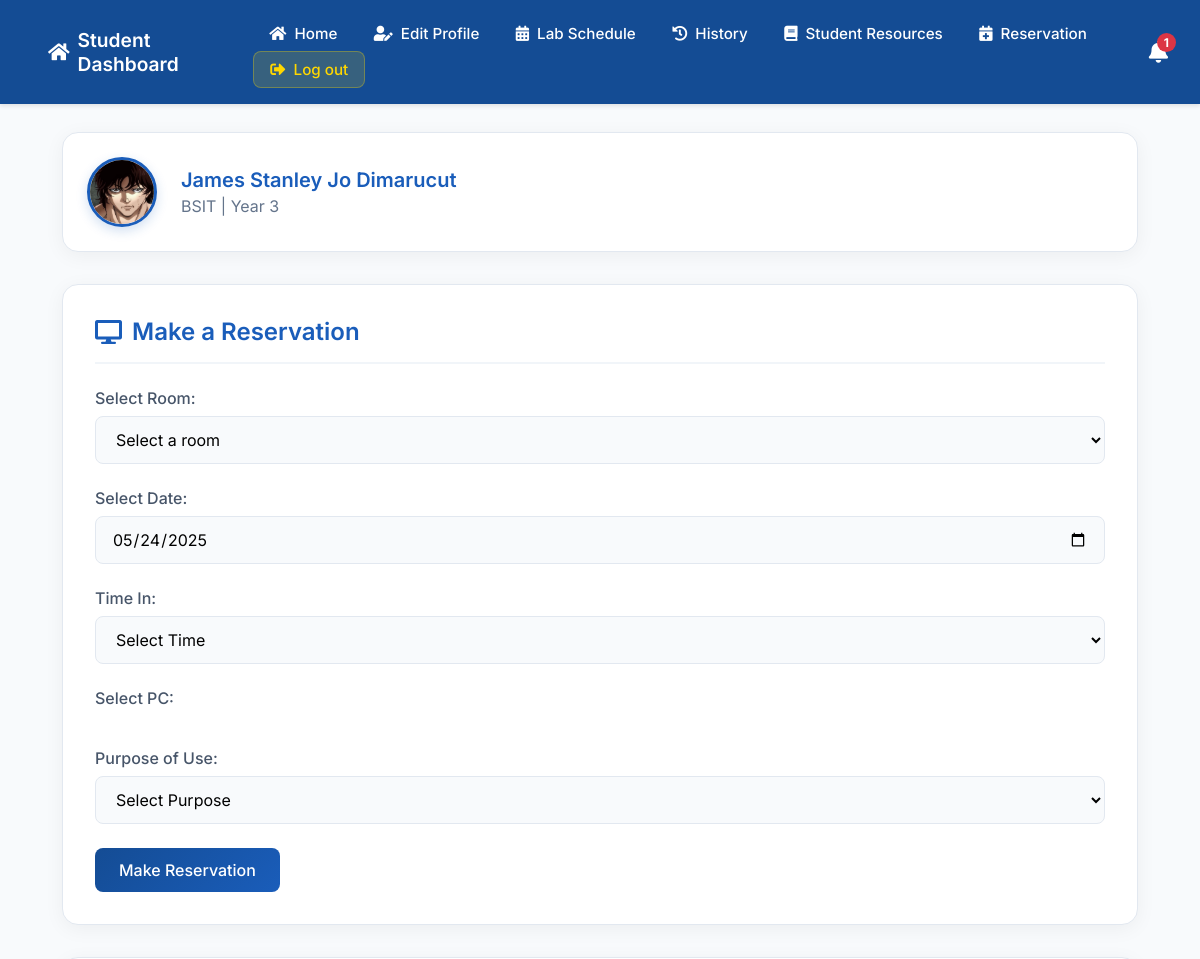
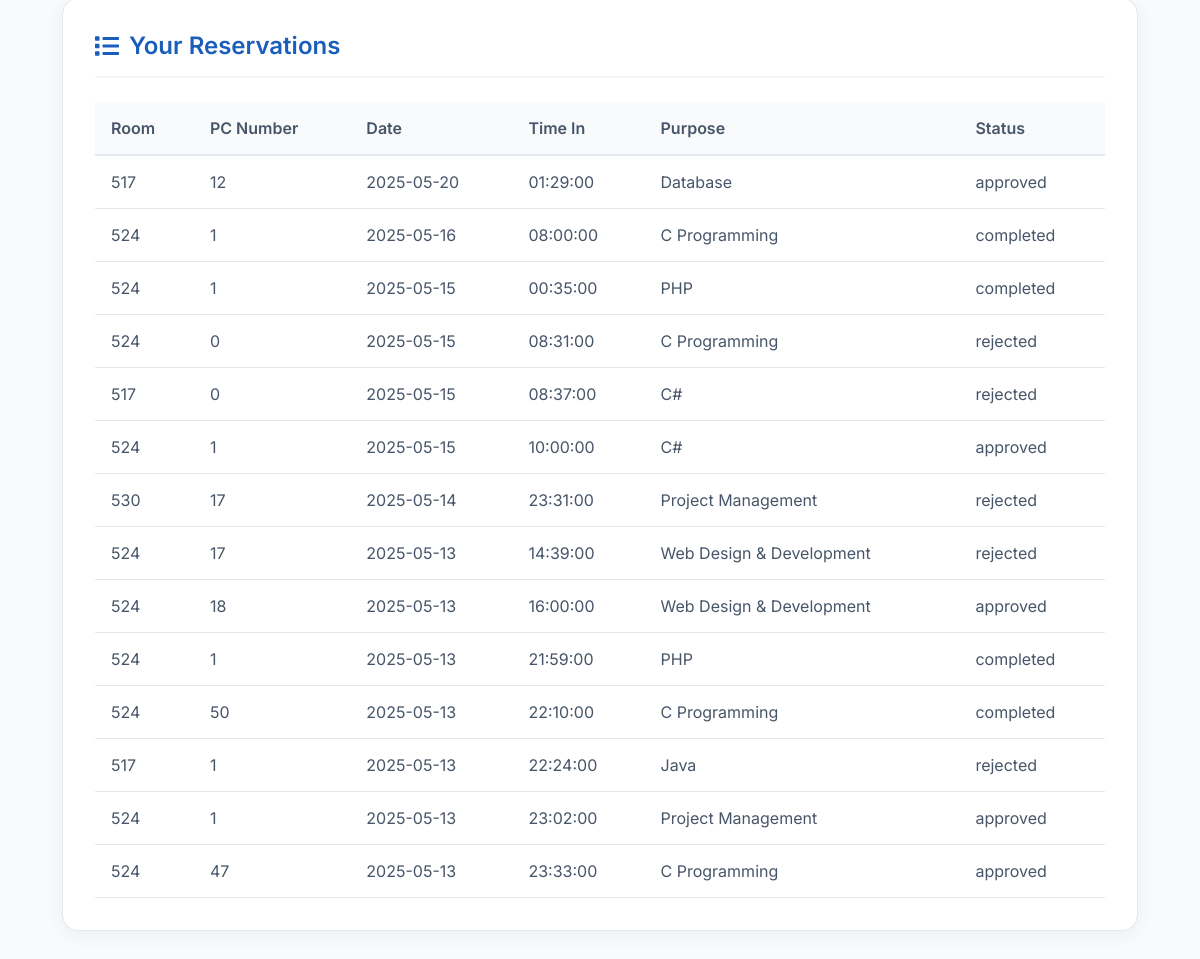
Screenshot of /reservation.php (signed in) with the database file from the repository (2 pictures, top to bottom).
### tables this page shows
CREATE TABLE `register` (
  `IDNO` int(20) NOT NULL,
  `LASTNAME` varchar(255) NOT NULL,
  `FIRSTNAME` varchar(255) NOT NULL,
  `MIDNAME` varchar(255) NOT NULL,
  `COURSE` varchar(255) NOT NULL,
  `YEARLEVEL` int(11) NOT NULL,
  `USERNAME` varchar(255) NOT NULL,
  `PASSWORD` varchar(255) NOT NULL,
  `PROFILE_IMG` varchar(255) DEFAULT NULL,
  `remaining_sessions` int(11) DEFAULT 30,
  `points` int(11) DEFAULT 0
);

CREATE TABLE `reservations` (
  `id` int(11) NOT NULL,
  `user_id` int(11) NOT NULL,
  `room` varchar(50) NOT NULL,
  `pc_number` int(11) NOT NULL,
  `reservation_date` date NOT NULL,
  `time_in` time NOT NULL,
  `purpose` varchar(255) NOT NULL,
  `status` enum('pending','approved','rejected','completed') DEFAULT 'pending',
  `created_at` timestamp NOT NULL DEFAULT current_timestamp()
);

### reservation.php (the view, shortened to what this page needs)
<?php
include 'db.php';
$username = $_SESSION['username'];
$user_query = "SELECT IDNO, CONCAT(FIRSTNAME, ' ', MIDNAME, ' ', LASTNAME) AS full_name, COURSE, YEARLEVEL, PROFILE_IMG FROM register WHERE USERNAME = '$username'";
$user_result = mysqli_query($con, $user_query);
$user_row = mysqli_fetch_assoc($user_result);
$user_id = $user_row['IDNO'];
$fullname = $user_row['full_name'];
$course = $user_row['COURSE'];
$year = $user_row['YEARLEVEL'];
$profile_img = !empty($user_row['PROFILE_IMG']) ? htmlspecialchars($user_row['PROFILE_IMG']) : "images/default.jpg";
$notif_result = false;
if ($user_id) {
    $notif_query = "SELECT * FROM notifications WHERE user_id = $user_id AND is_read = 0 ORDER BY created_at DESC";
    $notif_result = mysqli_query($con, $notif_query);
}
$notif_count = 0;
if ($notif_result) {
    $notif_count = mysqli_num_rows($notif_result);
}
$reservations_query = "SELECT * FROM reservations WHERE user_id = '$user_id' ORDER BY reservation_date DESC, time_in ASC";
$reservations_result = mysqli_query($con, $reservations_query);
?>
<!DOCTYPE html>
<html lang="en">
<head>
    <link rel="stylesheet" href="https://cdnjs.cloudflare.com/ajax/libs/font-awesome/5.15.4/css/all.min.css">
</head>
<body>
    <div class="navbar">
        <a href="#" style="font-size: 1.2rem; font-weight: 600;"><i class="fas fa-home"></i> Student Dashboard</a>
        <div>
            <a href="dashboard.php"><i class="fas fa-home"></i> Home</a>
            <a href="profile.php"><i class="fas fa-user-edit"></i> Edit Profile</a>
            <a href="student_lab_schedule.php"><i class="fas fa-calendar-alt"></i> Lab Schedule</a>
            <a href="history.php"><i class="fas fa-history"></i> History</a>
            <a href="student_resources.php"><i class="fas fa-book"></i> Student Resources</a>
            <a href="Reservation.php"><i class="fas fa-calendar-plus"></i> Reservation</a>
            <a href="login.php" class="logout"><i class="fas fa-sign-out-alt"></i> Log out</a>
        </div>
        <div class="notification-bell" onclick="toggleNotifDropdown()">
            <i class="fas fa-bell"></i>
            <?php if ($notif_count > 0): ?>
                <span class="notif-badge"><?php echo $notif_count; ?></span>
            <?php endif; ?>
        </div>
    </div>
    <div class="main-container">
        <div class="profile-bar">
            <img src="<?php echo $profile_img; ?>" alt="Profile" class="profile-img">
            <div class="profile-info">
                <span class="name"><?php echo htmlspecialchars($fullname); ?></span>
                <span class="course"><?php echo htmlspecialchars($course); ?> | Year <?php echo htmlspecialchars($year); ?></span>
            </div>
        </div>
        <div class="card">
            <h2><i class="fas fa-desktop"></i> Make a Reservation</h2>
            <form method="POST" action="">
                <div class="form-group">
                    <label for="room">Select Room:</label>
                    <select name="room" id="room" required onchange="updateTimeSlots()">
                        <option value="">Select a room</option>
                    </select>
                </div>
                <div class="form-group">
                    <label for="reservation_date">Select Date:</label>
                    <input type="date" name="reservation_date" id="reservation_date" required
                           min="<?php echo date('Y-m-d'); ?>" onchange="updateTimeSlots()">
                </div>
                <div class="form-group">
                    <label for="time_in">Time In:</label>
                    <select name="time_in" id="time_in" required onchange="updatePCGrid()">
                        <option value="">Select Time</option>
                    </select>
                </div>
                <div class="form-group">
                    <label>Select PC:</label>
                </div>
                <div class="form-group">
                    <label for="purpose">Purpose of Use:</label>
                    <select name="purpose" id="purpose" required>
                        <option value="">Select Purpose</option>
                    </select>
                </div>
                <button type="submit" class="submit-btn">Make Reservation</button>
            </form>
        </div>
        <div class="card reservations-list">
            <h2><i class="fas fa-list"></i> Your Reservations</h2>
            <?php if (mysqli_num_rows($reservations_result) > 0): ?>
                <table>
                    <thead>
                        <tr>
                            <th>Room</th>
                            <th>PC Number</th>
                            <th>Date</th>
                            <th>Time In</th>
                            <th>Purpose</th>
                            <th>Status</th>
                        </tr>
                    </thead>
                    <tbody>
                        <?php while($row = mysqli_fetch_assoc($reservations_result)): ?>
                            <tr>
                                <td><?php echo htmlspecialchars($row['room']); ?></td>
                                <td><?php echo htmlspecialchars($row['pc_number']); ?></td>
                                <td><?php echo htmlspecialchars($row['reservation_date']); ?></td>
                                <td><?php echo htmlspecialchars($row['time_in']); ?></td>
                                <td><?php echo htmlspecialchars($row['purpose']); ?></td>
                                <td><?php echo htmlspecialchars($row['status']); ?></td>
                            </tr>
                        <?php endwhile; ?>
                    </tbody>
                </table>
            <?php else: ?>
                <p>You have no reservations yet.</p>
            <?php endif; ?>
        </div>
    </div>
</body>
</html>

### reservation.php (style rules this page uses)
* { margin: 0; padding: 0; box-sizing: border-box; font-family: 'Inter', sans-serif; }
body { background-color: #f8fafc; color: #1e293b; }
.navbar { background-color: #144c94; padding: 1rem 2rem; display: flex; justify-content: space-between; align-items: center; box-shadow: 0 2px 4px rgba(0,0,0,0.1); position: fixed; top: 0; left: 0; right: 0; z-index: 1000; }
.navbar a { color: white; text-decoration: none; padding: 8px 16px; border-radius: 8px; font-size: 0.95rem; font-weight: 500; transition: all 0.3s ease; display: inline-flex; align-items: center; gap: 8px; }
.navbar a.logout { background: rgba(255,217,0,0.15); color: #ffd700; border: 1px solid rgba(255,217,0,0.3); }
.notification-bell { position: relative; display: inline-block; margin-left: 18px; cursor: pointer; font-size: 22px; color: #fff; transition: color 0.2s; }
.notif-badge { position: absolute; top: -6px; right: -8px; background: #dc3545; color: #fff; border-radius: 50%; padding: 2px 7px; font-size: 12px; font-weight: bold; }
.main-container { margin-top: 100px; padding: 2rem; max-width: 1200px; margin-left: auto; margin-right: auto; width: 95%; }
.card { background: white; padding: 2rem; border-radius: 16px; box-shadow: 0 4px 20px rgba(0,0,0,0.05); margin-bottom: 2rem; border: 1px solid #e2e8f0; }
.card h2 { color: #1a5dba; font-size: 1.5rem; font-weight: 600; margin-bottom: 1.5rem; padding-bottom: 1rem; border-bottom: 2px solid #f1f5f9; display: flex; align-items: center; gap: 10px; }
.form-group { margin-bottom: 1.5rem; }
.form-group label { display: block; margin-bottom: 0.5rem; font-weight: 500; color: #475569; }
.form-group select, .form-group input { width: 100%; padding: 0.75rem 1rem; border: 1px solid #e2e8f0; border-radius: 8px; font-size: 1rem; transition: all 0.3s ease; background-color: #f8fafc; }
.submit-btn { background: linear-gradient(135deg, #144c94 0%, #1a5dba 100%); color: white; padding: 0.75rem 1.5rem; border: none; border-radius: 8px; cursor: pointer; font-size: 1rem; font-weight: 500; transition: all 0.3s ease; display: inline-flex; align-items: center; gap: 8px; }
.profile-bar { display: flex; align-items: center; gap: 1.5rem; margin-bottom: 2rem; background: white; padding: 1.5rem; border-radius: 16px; box-shadow: 0 4px 20px rgba(0,0,0,0.05); border: 1px solid #e2e8f0; }
.profile-img { width: 70px; height: 70px; border-radius: 50%; object-fit: cover; border: 3px solid #1a5dba; box-shadow: 0 4px 12px rgba(26,93,186,0.2); }
.profile-info { display: flex; flex-direction: column; gap: 0.25rem; }
.profile-info .name { font-weight: 600; color: #1a5dba; font-size: 1.25rem; }
.profile-info .course { color: #64748b; font-size: 1rem; }
.reservations-list table { width: 100%; border-collapse: separate; border-spacing: 0; margin-top: 1rem; }
.reservations-list th { background: #f8fafc; color: #475569; font-weight: 600; text-align: left; padding: 1rem; border-bottom: 2px solid #e2e8f0; }
.reservations-list td { padding: 1rem; border-bottom: 1px solid #e2e8f0; color: #475569; }

### rows the page displays
register: PROFILE_IMG (picture), COURSE "BSIT", YEARLEVEL "3"
reservations: room "517", pc_number "12", reservation_date "2025-05-20", time_in "01:29:00", purpose "Database", status "approved"
reservations: room "524", pc_number "1", reservation_date "2025-05-16", time_in "08:00:00", purpose "C Programming", status "completed"
reservations: room "524", pc_number "1", reservation_date "2025-05-15", time_in "00:35:00", purpose "PHP", status "completed"
reservations: room "524", pc_number "0", reservation_date "2025-05-15", time_in "08:31:00", purpose "C Programming", status "rejected"
reservations: room "517", pc_number "0", reservation_date "2025-05-15", time_in "08:37:00", purpose "C#", status "rejected"
reservations: room "524", pc_number "1", reservation_date "2025-05-15", time_in "10:00:00", purpose "C#", status "approved"
reservations: room "530", pc_number "17", reservation_date "2025-05-14", time_in "23:31:00", purpose "Project Management", status "rejected"
reservations: room "524", pc_number "17", reservation_date "2025-05-13", time_in "14:39:00", purpose "Web Design & Development", status "rejected"
reservations: room "524", pc_number "18", reservation_date "2025-05-13", time_in "16:00:00", purpose "Web Design & Development", status "approved"
reservations: room "524", pc_number "1", reservation_date "2025-05-13", time_in "21:59:00", purpose "PHP", status "completed"
reservations: room "524", pc_number "50", reservation_date "2025-05-13", time_in "22:10:00", purpose "C Programming", status "completed"
reservations: room "517", pc_number "1", reservation_date "2025-05-13", time_in "22:24:00", purpose "Java", status "rejected"
reservations: room "524", pc_number "1", reservation_date "2025-05-13", time_in "23:02:00", purpose "Project Management", status "approved"
reservations: room "524", pc_number "47", reservation_date "2025-05-13", time_in "23:33:00", purpose "C Programming", status "approved"

### other values shown
$notif_count "1"
$fullname "James Stanley Jo Dimarucut"
